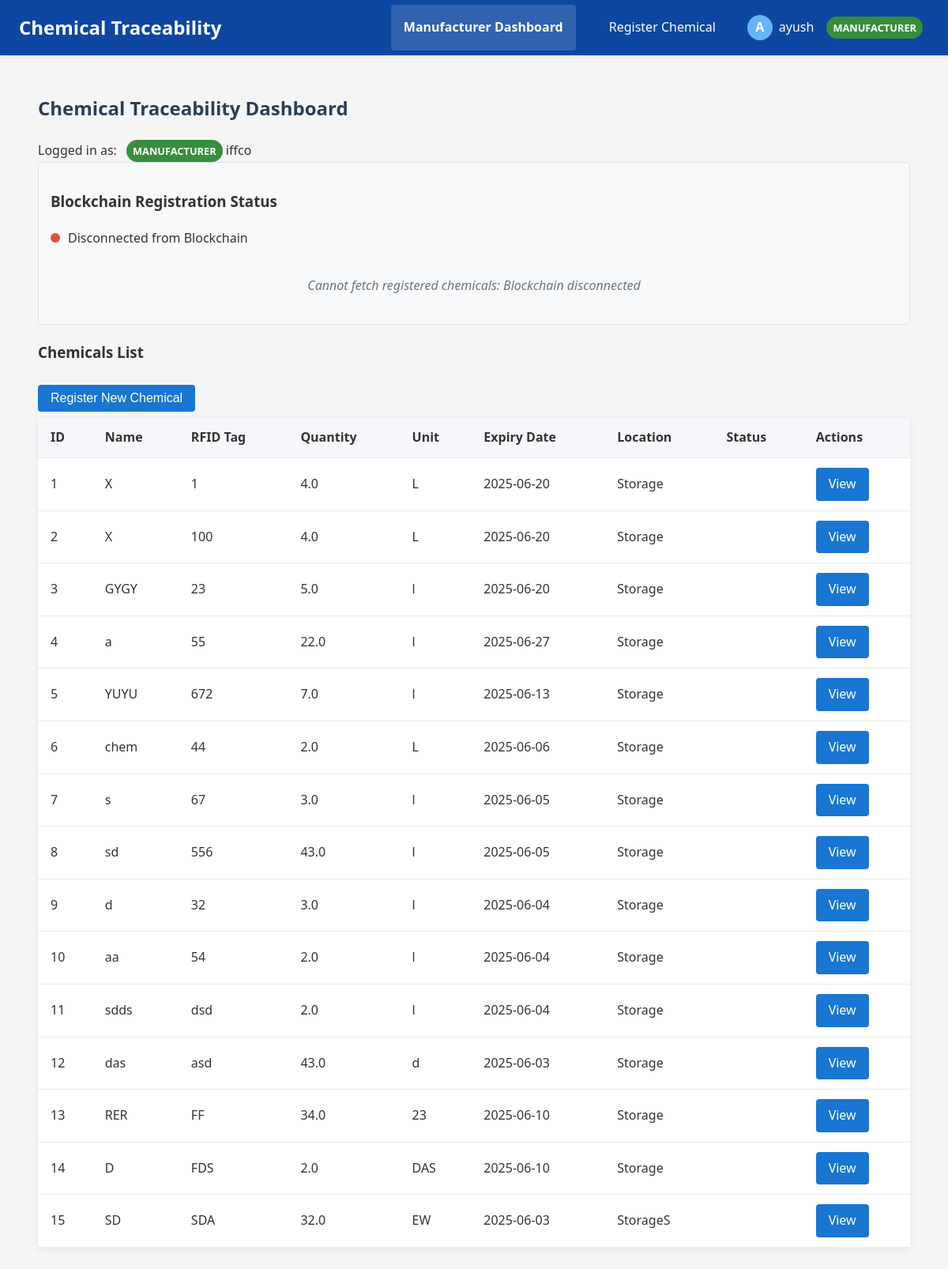
The app's page /dashboard (signed in) with its own data.
### app/models.py (models this page shows, shortened)
class User(UserMixin, db.Model):
    id = db.Column(db.Integer, primary_key=True)
    username = db.Column(db.String(80), unique=True, nullable=False)
    email = db.Column(db.String(120), unique=True, nullable=False)
    password_hash = db.Column(db.String(128), nullable=False)
    first_name = db.Column(db.String(50), nullable=True)
    last_name = db.Column(db.String(50), nullable=True)
    role = db.Column(db.Enum(RoleType), nullable=False)
    active = db.Column(db.Boolean, default=True)
    created_at = db.Column(db.DateTime, default=datetime.utcnow)
    last_login = db.Column(db.DateTime, nullable=True)
    organization_id = db.Column(db.Integer, db.ForeignKey('organization.id'))
    is_admin = db.Column(db.Boolean, default=False)

class Organization(db.Model):
    id = db.Column(db.Integer, primary_key=True)
    name = db.Column(db.String(100), nullable=False)
    email_domain = db.Column(db.String(100), nullable=False, unique=True)
    description = db.Column(db.Text, nullable=True)
    created_at = db.Column(db.DateTime, default=datetime.utcnow)
    active = db.Column(db.Boolean, default=True)
    can_manufacture = db.Column(db.Boolean, default=False)
    can_distribute = db.Column(db.Boolean, default=False)
    can_receive = db.Column(db.Boolean, default=False)
    users = db.relationship('User', backref='organization', lazy=True)

class Chemical(db.Model):
    id = db.Column(db.Integer, primary_key=True)
    name = db.Column(db.String(80), nullable=False)
    rfid_tag = db.Column(db.String(120), unique=True, nullable=False)
    quantity = db.Column(db.Float, nullable=True)
    unit = db.Column(db.String(20), nullable=True)
    expiry_date = db.Column(db.Date, nullable=True)
    storage_condition = db.Column(db.String(100), nullable=True)
    received_date = db.Column(db.Date, nullable=True)
    batch_number = db.Column(db.String(50), nullable=True)
    hazard_class = db.Column(db.String(50), nullable=True)
    cas_number = db.Column(db.String(50), nullable=True)
    description = db.Column(db.Text, nullable=True)
    current_location = db.Column(db.String(120), nullable=False, default='Storage')
    created_at = db.Column(db.DateTime, default=datetime.utcnow)
    last_updated = db.Column(db.DateTime, default=datetime.utcnow, onupdate=datetime.utcnow)
    registered_by_user_id = db.Column(db.Integer, db.ForeignKey('user.id'), nullable=False)
    manufacturer_org_id = db.Column(db.Integer, db.ForeignKey('organization.id'), nullable=False)
    current_custodian_org_id = db.Column(db.Integer, db.ForeignKey('organization.id'), nullable=False)
    registered_by = db.relationship('User', foreign_keys=[registered_by_user_id], backref='registered_chemicals')
    manufacturer_org = db.relationship('Organization', foreign_keys=[manufacturer_org_id], backref='manufactured_chemicals')
    current_custodian = db.relationship('Organization', foreign_keys=[current_custodian_org_id], backref='possessed_chemicals')

### app/routes/dashboard.py (the view)
@dashboard_bp.route('/dashboard')
@login_required
def dashboard():
    if current_user.is_admin:
        chemicals = Chemical.query.all()
    elif current_user.role == RoleType.MANUFACTURER:
        chemicals = Chemical.query.filter_by(manufacturer_org_id=current_user.organization_id).all()
    elif current_user.role == RoleType.DISTRIBUTOR:
        chemicals = Chemical.query.filter_by(current_custodian_org_id=current_user.organization_id).all()
    elif current_user.role == RoleType.CUSTOMER:
        chemicals = Chemical.query.filter_by(current_custodian_org_id=current_user.organization_id).all()
    else:
        chemicals = []
    organizations = []
    if current_user.is_admin:
        organizations = Organization.query.all()
    return render_template('dashboard.html',
                           chemicals=chemicals,
                           organizations=organizations)

### app/templates/dashboard.html (shortened to what this page needs)
{% extends "base.html" %}
{% block content %}
<div class="dashboard-header">
    <h2>Chemical Traceability Dashboard</h2>
    <div class="role-info">
        <span>Logged in as:</span>
        <span class="role-badge {{ current_user.role.name.lower() }}">{{ current_user.role.name }}</span>
        <span>{{ current_user.organization.name }}</span>
    </div>
</div>
<div class="blockchain-status-container" id="blockchainStatusContainer">
    <h3>Blockchain Registration Status</h3>
    <div class="blockchain-connection-status">
        <div id="connectionStatus" class="status-indicator">
            <span class="status-dot"></span>
            <span class="status-text">Checking blockchain connection...</span>
        </div>
    </div>
    <div id="registeredChemicals" class="registered-chemicals-list">
    </div>
</div>
<h3>Chemicals List</h3>
{% if current_user.role.name == 'MANUFACTURER' %}
<button class="button btn btn-primary" onclick="openChemicalForm()">Register New Chemical</button>
{% endif %}
<table class="data-table">
    <tr>
        <th>ID</th>
        <th>Name</th>
        <th>RFID Tag</th>
        <th>Quantity</th>
        <th>Unit</th>
        <th>Expiry Date</th>
        <th>Location</th>
        <th>Status</th>
        <th>Actions</th>
    </tr>
    {% for chemical in chemicals %}
    <tr>
        <td>{{ chemical.id }}</td>
        <td>{{ chemical.name }}</td>
        <td>{{ chemical.rfid_tag }}</td>
        <td>{{ chemical.quantity }}</td>
        <td>{{ chemical.unit }}</td>
        <td>{{ chemical.expiry_date }}</td>
        <td>{{ chemical.current_location if chemical.current_location else '' }}</td>
        <td>{{ chemical.status if chemical.status else '' }}</td>
        <td>
            <div class="action-buttons">
                <a href="{{ url_for('dashboard_bp.chemical_detail', chemical_id=chemical.id) }}" class="btn btn-primary btn-sm">View</a>
            </div>
        </td>
    </tr>
    {% endfor %}
</table>
{% endblock %}

### app/templates/base.html (shortened to what this page needs)
<!DOCTYPE html>
<html lang="en">
<head>
    <link rel="stylesheet" href="{{ url_for('static', filename='style.css') }}">
</head>
<body>
    <nav class="navbar">
        <div class="logo">Chemical Traceability</div>
        <div class="nav-links">
            {% if current_user.is_authenticated %}
                {% if current_user.role.name == 'MANUFACTURER' %}
                <a href="{{ url_for('manufacturer_bp.dashboard') }}" class="dashboard-btn"><strong>Manufacturer Dashboard</strong></a>
                <a href="{{ url_for('manufacturer_bp.register_chemical') }}">Register Chemical</a>
                {% endif %}
                <div class="user-menu">
                    <div class="user-info" onclick="toggleDropdown()">
                        <div class="user-avatar">{{ current_user.username[0].upper() }}</div>
                        <span class="username">{{ current_user.username }}</span>
                        <span class="role-badge {{ current_user.role.name.lower() }}">{{ current_user.role.name }}</span>
                    </div>
                </div>
            {% else %}
                <a href="{{ url_for('auth.login') }}">Login</a>
                <a href="{{ url_for('auth.register') }}">Register</a>
            {% endif %}
        </div>
    </nav>
    <div class="container">
        <main>
            {% block content %}{% endblock %}
        </main>
    </div>
</body>
</html>

### app/static/style.css (style rules this page uses)
body { font-family: 'Segoe UI', Arial, sans-serif; background: #f4f6fb; margin: 0; padding: 0; color: #333; line-height: 1.6; }
nav { background: #2a3f54; color: #fff; padding: 1rem 2rem; display: flex; align-items: center; justify-content: space-between; }
nav a { color: #fff; text-decoration: none; margin-left: 1rem; font-weight: 500; }
main { padding: 2rem; }
h2 { color: #2a3f54; margin-top: 0; }
table { width: 100%; border-collapse: collapse; background: #fff; box-shadow: 0 2px 8px rgba(44,62,80,0.08); margin-bottom: 2rem; }
th, td { padding: 0.75rem 1rem; border-bottom: 1px solid #eaeaea; text-align: left; }
th { background: #f5f7fa; font-weight: 600; }
.button { background: #2a3f54; color: #fff; border: none; padding: 0.5rem 1.25rem; border-radius: 3px; cursor: pointer; font-size: 1rem; margin: 0.5rem 0; transition: background 0.2s; }

### app/templates/base.html (style rules this page uses)
body { font-family: 'Segoe UI', Tahoma, Geneva, Verdana, sans-serif; margin: 0; padding: 0; background-color: #f5f5f5; }
.navbar { background-color: #0d47a1; color: white; display: flex; justify-content: space-between; align-items: center; padding: 0 1.5rem; box-shadow: 0 2px 4px rgba(0,0,0,0.1); }
.logo { font-size: 1.5rem; font-weight: bold; padding: 1rem 0; }
.nav-links { display: flex; align-items: center; }
.nav-links a { color: white; text-decoration: none; padding: 1rem; display: inline-block; transition: background-color 0.3s; }
.user-menu { position: relative; display: inline-block; margin-left: 1rem; }
.user-info { display: flex; align-items: center; cursor: pointer; padding: 0.5rem; border-radius: 4px; }
.user-avatar { width: 32px; height: 32px; border-radius: 50%; margin-right: 0.5rem; background-color: #64b5f6; color: white; display: flex; align-items: center; justify-content: center; font-weight: bold; }
.username { margin-right: 0.5rem; }
.role-badge { display: inline-block; padding: 0.25rem 0.5rem; border-radius: 20px; font-size: 0.8rem; margin-left: 0.5rem; text-transform: uppercase; font-weight: bold; }
.manufacturer { background-color: #388e3c; color: white; }
.container { max-width: 1200px; margin: 0 auto; padding: 1.5rem; }
main { padding: 1.5rem; }
.btn { display: inline-block; padding: 0.5rem 1rem; border: none; border-radius: 4px; cursor: pointer; text-decoration: none; font-size: 1rem; text-align: center; }
.btn-primary { background-color: #1976d2; color: white; }
.dashboard-btn { background-color: rgba(255, 255, 255, 0.15); border-radius: 4px; margin-right: 10px; font-weight: bold; }

### records on screen
User: username "A", username "ayush", role.name "MANUFACTURER"
Organization: organization.name "iffco"
Chemical: id "1", name "X", rfid_tag "1", quantity "4.0", unit "L", expiry_date "2025-06-20", current_location "Storage"
Chemical: id "2", name "X", rfid_tag "100", quantity "4.0", unit "L", expiry_date "2025-06-20", current_location "Storage"
Chemical: id "3", name "GYGY", rfid_tag "23", quantity "5.0", unit "l", expiry_date "2025-06-20", current_location "Storage"
Chemical: id "4", name "a", rfid_tag "55", quantity "22.0", unit "l", expiry_date "2025-06-27", current_location "Storage"
Chemical: id "5", name "YUYU", rfid_tag "672", quantity "7.0", unit "l", expiry_date "2025-06-13", current_location "Storage"
Chemical: id "6", name "chem", rfid_tag "44", quantity "2.0", unit "L", expiry_date "2025-06-06", current_location "Storage"
Chemical: id "7", name "s", rfid_tag "67", quantity "3.0", unit "l", expiry_date "2025-06-05", current_location "Storage"
Chemical: id "8", name "sd", rfid_tag "556", quantity "43.0", unit "l", expiry_date "2025-06-05", current_location "Storage"
Chemical: id "9", name "d", rfid_tag "32", quantity "3.0", unit "l", expiry_date "2025-06-04", current_location "Storage"
Chemical: id "10", name "aa", rfid_tag "54", quantity "2.0", unit "l", expiry_date "2025-06-04", current_location "Storage"
Chemical: id "11", name "sdds", rfid_tag "dsd", quantity "2.0", unit "l", expiry_date "2025-06-04", current_location "Storage"
Chemical: id "12", name "das", rfid_tag "asd", quantity "43.0", unit "d", expiry_date "2025-06-03", current_location "Storage"
Chemical: id "13", name "RER", rfid_tag "FF", quantity "34.0", unit "23", expiry_date "2025-06-10", current_location "Storage"
Chemical: id "14", name "D", rfid_tag "FDS", quantity "2.0", unit "DAS", expiry_date "2025-06-10", current_location "Storage"
Chemical: id "15", name "SD", rfid_tag "SDA", quantity "32.0", unit "EW", expiry_date "2025-06-03", current_location "StorageS"
